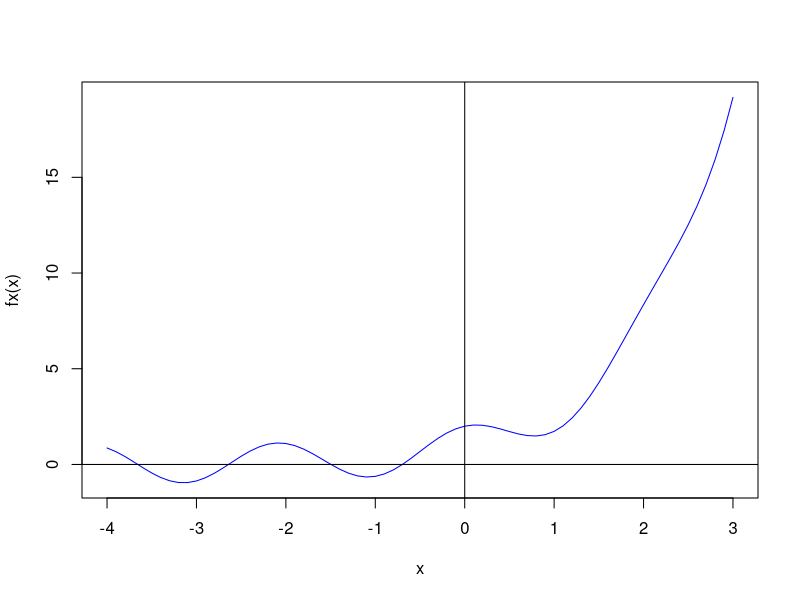
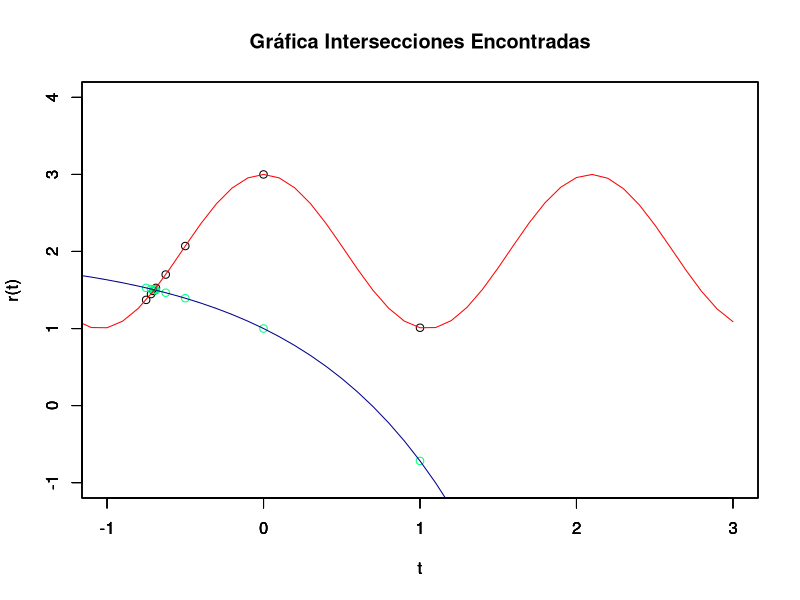

Generate these figures, in order, with R:
rm(list=ls())

Primera <-function(t) (2+cos(3*t))
Segunda <-function(t) (2-(exp(1)^t))


fx = function(x) (cos(3*x)+(exp(1)^x))


biseccion = function(a,b,error) {
  # Grafico
  x = seq(-4,3,0.1)
  plot(x,fx(x),type="l",col="blue")
  abline(h=0,v=0,col="black")
  
  
  puntoMedio = 0
  PM2 = 0
  iterRealizadas = 0
  resultado = fx(b)
  y = 1 
  
  while(error < abs(resultado)){
    iterRealizadas = iterRealizadas+ 1
    
    if((fx(a)*fx(b))<0){
      puntoMedio = (b+a)/2
      PM2 = fx(puntoMedio)
      
      if(abs(PM2) < error){
        break
      }else{
        if((fx(a)*PM2)>0){
          a = puntoMedio
        }else{
          b = puntoMedio
        }
      }
      y[[iterRealizadas]] <- puntoMedio
      
    }else{
      cat("El intervalo [", a, ",",b,"] no es valido\n")
      break
    }
  }
  horizontal = c(-1,3)
  vertical = c(-1,4)
  plot(y,Primera(y),type="p",horizontal,vertical,col="black",xlab="t",ylab="r(t)")
  par(new=TRUE)
  plot(y,Segunda(y),type="p",horizontal,vertical,col="springgreen",xlab="t",ylab="r(t)")
  par(new=TRUE)
  plot(x,Primera(x),type="l",horizontal,vertical, col="red",xlab="t",ylab="r(t)")
  par(new=TRUE)
  plot(x,Segunda(x),type="l",horizontal,vertical, col="darkblue",xlab="t",ylab="r(t)")
  title(main="Gráfica Intersecciones Encontradas")
  
  
  cat("Iteraciones =",iterRealizadas,"Resultado = ",puntoMedio,"\n")
}

biseccion(-1,3,10e-8)


